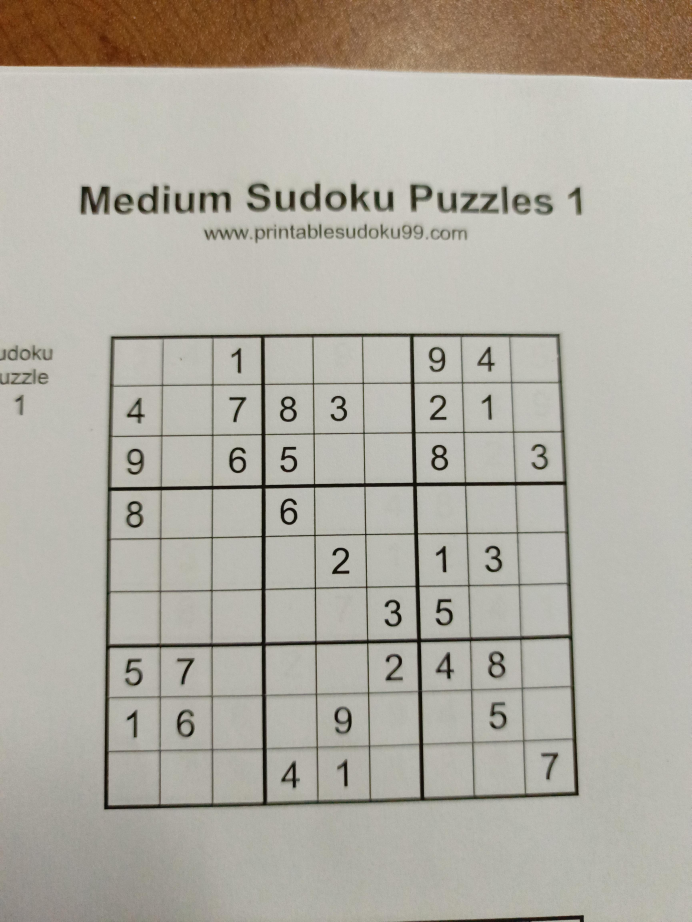
#> input picture backend/received_images/received_image.jpg, 3456 x 4608 px (shown at 1/5 size)
$ python -i annotator.py   (imports and definitions only)
#> lines starting #> are read from the running program, lines starting #| are printed output that depends on the picture; after the words box and inside, x2 and y2 are one past the last pixel; in counts of white or black regions, pixels touching at a corner belong together
#> further down, picture is the input picture: shape (4608, 3456, 3); mean B, G, R 162.3, 172.4, 176.4
from imutils.perspective import four_point_transform
from skimage.segmentation import clear_border
import numpy as np
import imutils
import cv2

# unsolved = [[0, 0, 1, 0, 0, 0, 9, 4, 0],
#         [4, 0, 7, 8, 3, 0, 2, 1, 0],
#         [9, 0, 6, 5, 0, 0, 8, 0, 3],
#         [8, 0, 0, 6, 0, 0, 0, 0, 0],
#         [0, 0, 0, 0, 2, 0, 1, 3, 0],
#         [0, 0, 0, 0, 0, 3, 5, 0, 0],
#         [5, 7, 0, 0, 0, 2, 4, 8, 0],
#         [1, 6, 0, 0, 9, 0, 0, 5, 0],
#         [0, 0, 0, 4, 1, 0, 0, 0, 7]]

# solved = [[3, 8, 1, 2, 7, 6, 9, 4, 5],
#         [4, 5, 7, 8, 3, 9, 2, 1, 6],
#         [9, 2, 6, 5, 4, 1, 8, 7, 3],
#         [8, 1, 3, 6, 5, 4, 7, 2, 9],
#         [6, 4, 5, 9, 2, 7, 1, 3, 8],
#         [7, 9, 2, 1, 8, 3, 5, 6, 4],
#         [5, 7, 9, 3, 6, 2, 4, 8, 1],
#         [1, 6, 4, 7, 9, 8, 3, 5, 2],
#         [2, 3, 8, 4, 1, 5, 6, 9, 7]]


def find_puzzle(image, debug=False):
#> called with debug = False
	gray = cv2.cvtColor(image, cv2.COLOR_BGR2GRAY)
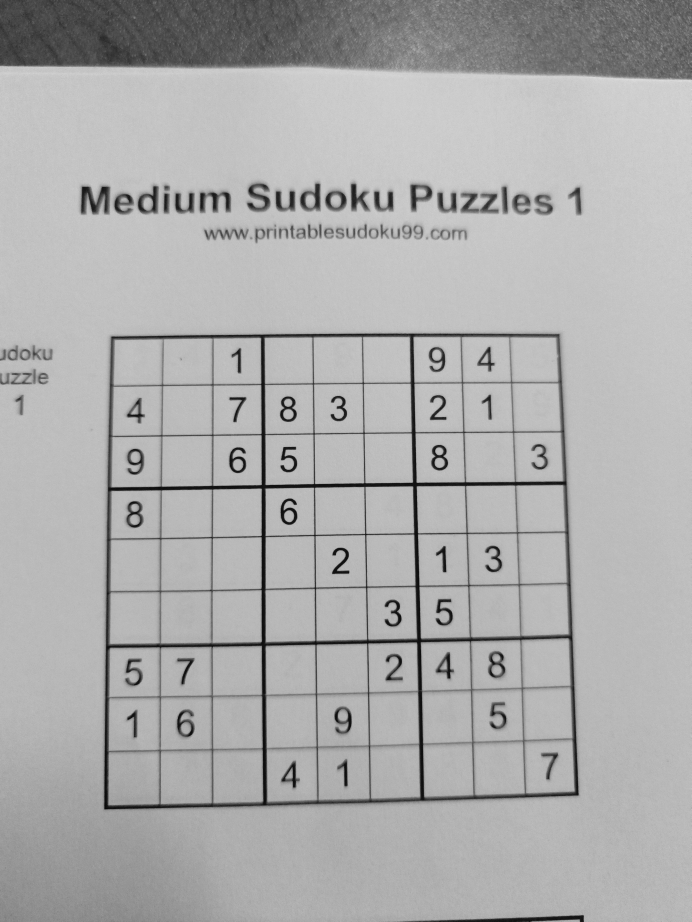
#> gray: shape (4608, 3456) (shown at 1/5 size); min 0, max 230, mean 172.4
	blurred = cv2.GaussianBlur(gray, (7, 7), 3)
	thresh = cv2.adaptiveThreshold(blurred, 255,
		cv2.ADAPTIVE_THRESH_GAUSSIAN_C, cv2.THRESH_BINARY, 11, 2)
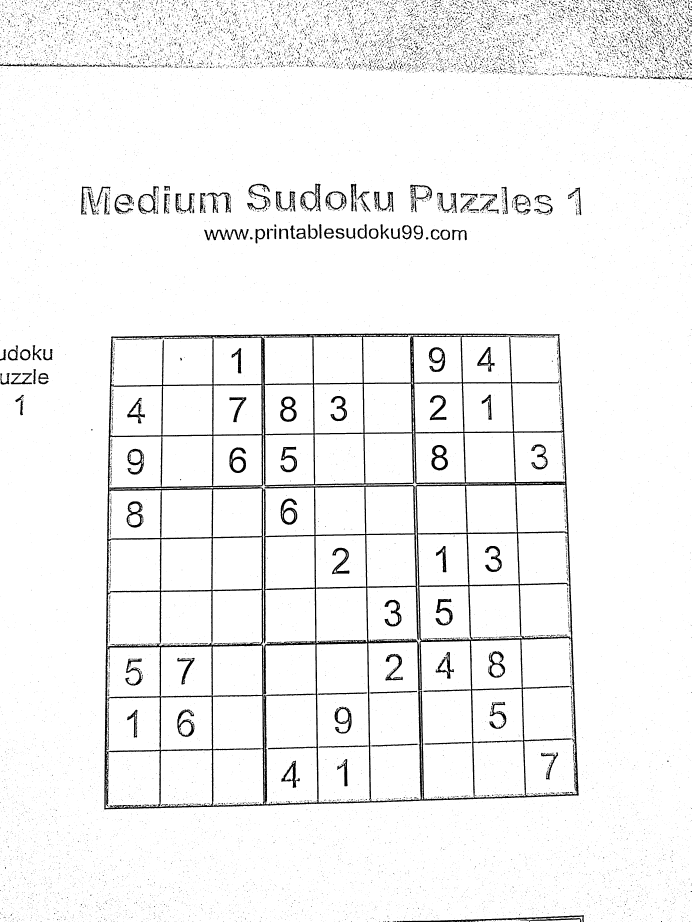
#> thresh: shape (4608, 3456) (shown at 1/5 size); 95.3% white; 22359 black regions (19938 under 20 px), largest, box (x1, y1, x2, y2) and area: (521, 1667, 2894, 4048) 368841, (1983, 4575, 2919, 4608) 6327, (2157, 2225, 2240, 2353) 4500
	thresh = cv2.bitwise_not(thresh)
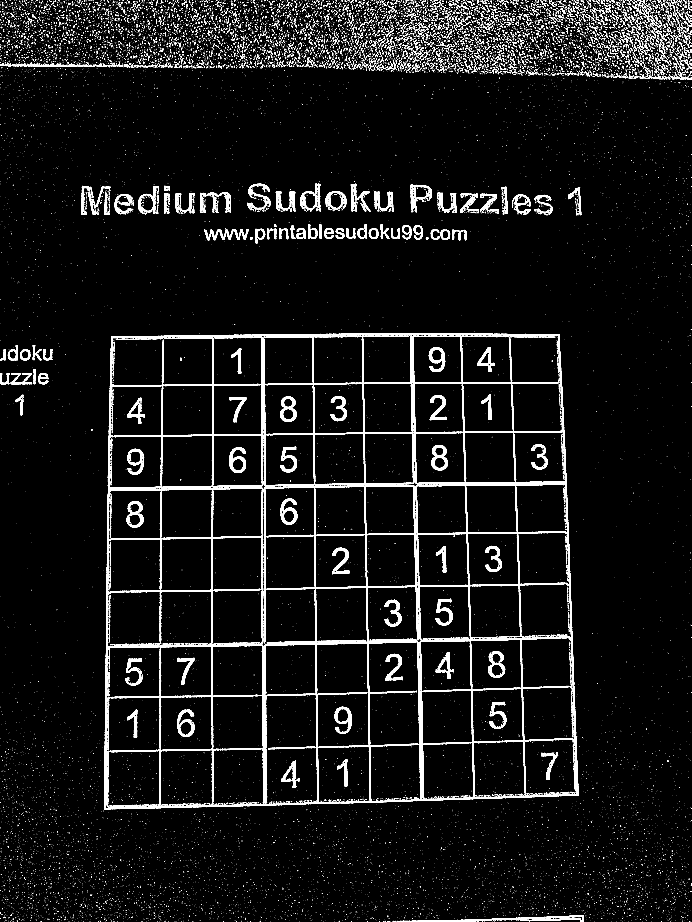
#> thresh: shape (4608, 3456) (shown at 1/5 size); 4.7% white; 22359 white regions (19938 under 20 px)
	if debug:
		cv2.imshow("Puzzle Thresh", thresh)
		cv2.waitKey(0)
	cnts = cv2.findContours(thresh.copy(), cv2.RETR_EXTERNAL,
		cv2.CHAIN_APPROX_SIMPLE)
#> cnts = 20158 contours, 19080 with area under 20; largest, box (x1, y1, x2, y2) and area: (521, 1667, 2894, 4048) 5412365, (1502, 918, 1604, 1058) 7532, (691, 969, 780, 1072) 6479, (2051, 923, 2160, 1006) 5565, (1983, 4575, 2919, 4608) 5358
	cnts = imutils.grab_contours(cnts)
	cnts = sorted(cnts, key=cv2.contourArea, reverse=True)
	puzzleCnt = None
	for c in cnts:
		peri = cv2.arcLength(c, True)
		approx = cv2.approxPolyDP(c, 0.02 * peri, True)

		if len(approx) == 4:
			puzzleCnt = approx
			break
#> this loop made 1 pass
#> (peri, puzzleCnt) on pass 1: (9979.5, [[2797, 1670], [556, 1684], [521, 4046], [2893, 3975]])
	if puzzleCnt is None:
		raise Exception(("Could not find Sudoku puzzle outline. "
			"Try debugging your thresholding and contour steps."))
	if debug:
		output = image.copy()
		cv2.drawContours(output, [puzzleCnt], -1, (0, 255, 0), 2)
		cv2.imshow("Puzzle Outline", output)
		cv2.waitKey(0)
	puzzle = four_point_transform(image, puzzleCnt.reshape(4, 2))
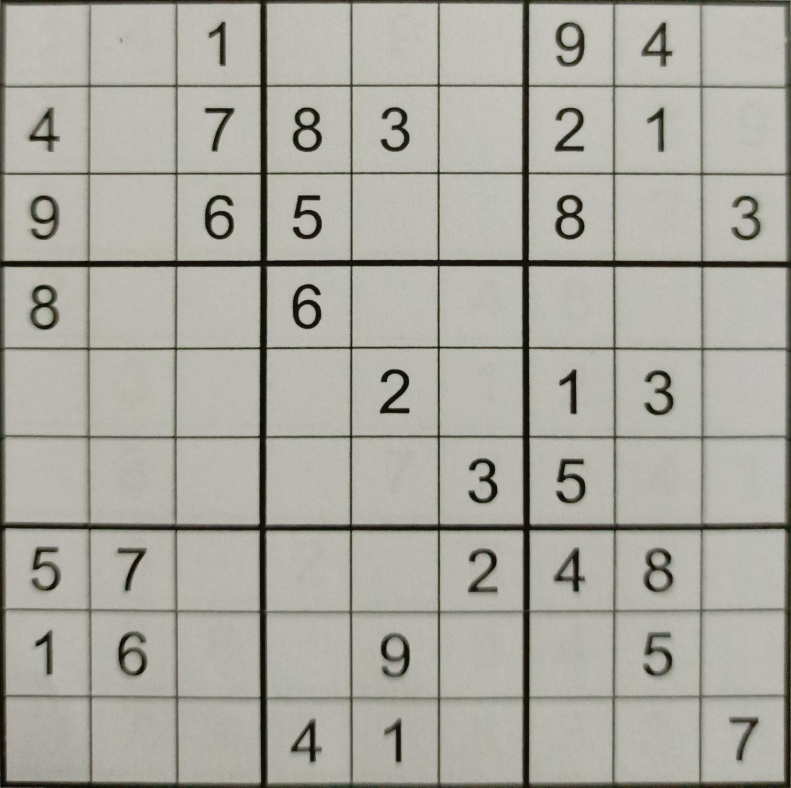
#> puzzle: shape (2362, 2373, 3) (shown at 1/3 size); mean B, G, R 160.9, 169.1, 169.9
	warped = four_point_transform(gray, puzzleCnt.reshape(4, 2))
	print('Puzzle found')
	if debug:
		cv2.imshow("Puzzle Transform", puzzle)
		cv2.waitKey(0)

	return (puzzle, warped)


def cellLocFind(warped):
    stepX = warped.shape[1] // 9
    stepY = warped.shape[0] // 9
    cellLocs = []
    for y in range(0, 9):
        row = []
        for x in range(0, 9):
            startX = x * stepX
            startY = y * stepY
            endX = (x + 1) * stepX
            endY = (y + 1) * stepY
            row.append((startX, startY, endX, endY))
        cellLocs.append(row)
    print('cellLocs computed')
    return cellLocs

def annotate(unsolved, solved, cellLocs, puzzleImage):
    print('Annotating...')
    for i in range(9):
        for j in range(9):
            if unsolved[i][j] == 0:
                print('Unsolved cell found at: ', i, j)
                textX = int((cellLocs[i][j][2] - cellLocs[i][j][0]) * 0.33)
                textY = int((cellLocs[i][j][3] - cellLocs[i][j][1]) * -0.2)
                textX += cellLocs[i][j][0]
                textY += cellLocs[i][j][3]
                print('writing on image at: ', textX, textY)
                cv2.putText(puzzleImage, str(solved[i][j]), (textX, textY),
                    cv2.FONT_HERSHEY_SIMPLEX, 0.9, (0, 240, 0), 2)
    print('Annotation done')
    return puzzleImage

# [6 lines of commented-out code are left out]

>>> import cv2
>>> picture = cv2.imread('received_images/received_image.jpg')
>>> result = find_puzzle(picture)
